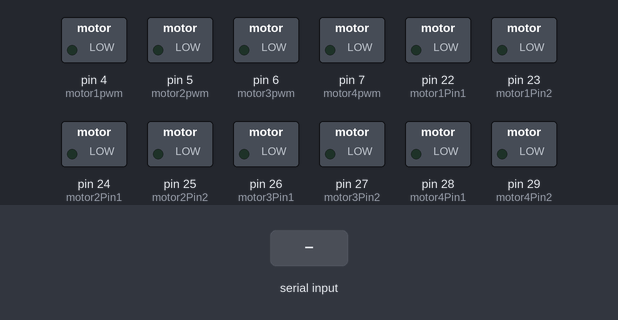
Bench run of a sketch on a simulated Arduino Mega 2560, built with avr-gcc and run on an emulated ATmega2560. Parts: switched loads named in the sketch (green lamp = pin HIGH). The test bench sets the inputs (shaded band).

Above: at 1.2 s.
1.3 s: "90,45\n" received over Serial
At 1.6 s:
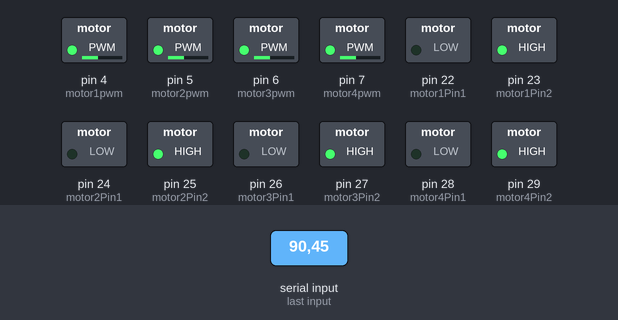
Timing chart, 0 to 4.3 s (numbered marks = the images above; inputs shaded):
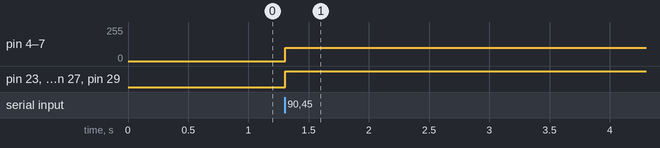

The sketch:

ujicobaobejctfollowing.ino
```cpp
#include <Arduino.h>

// Definisi pin motor
const int motor1Pin1 = 22;  // Pin motor 1
const int motor1Pin2 = 23;
const int motor1pwm = 4;

const int motor2Pin1 = 24;  // Pin motor 2
const int motor2Pin2 = 25;
const int motor2pwm = 5;

const int motor3Pin1 = 26;  // Pin motor 3
const int motor3Pin2 = 27;
const int motor3pwm = 6;

const int motor4Pin1 = 28;  // Pin motor 4
const int motor4Pin2 = 29;
const int motor4pwm = 7;

void setup() {
  // put your setup code here, to run once:
  pinMode(motor1Pin1, OUTPUT);
  pinMode(motor1Pin2, OUTPUT);
  pinMode(motor2Pin1, OUTPUT);
  pinMode(motor2Pin2, OUTPUT);
  pinMode(motor3Pin1, OUTPUT);
  pinMode(motor3Pin2, OUTPUT);
  pinMode(motor4Pin1, OUTPUT);
  pinMode(motor4Pin2, OUTPUT);

  pinMode(motor1pwm, OUTPUT);
  pinMode(motor2pwm, OUTPUT);
  pinMode(motor3pwm, OUTPUT);
  pinMode(motor4pwm, OUTPUT);
  Serial.begin(9600);
}

void loop() {
  if (Serial.available() > 0) {
    String data = Serial.readStringUntil('\n');
    int commaIndex = data.indexOf(',');
    if (commaIndex != -1) {  // Pastikan ada koma dalam data yang diterima
      float x_center = data.substring(0, commaIndex).toFloat();
      float y_center = data.substring(commaIndex + 1).toFloat();

      if (x_center <= 100  && y_center < 370) {
        moveRobot(0, 0, 30);  // Gerak maju jika objek berada di sebelah kiri
      } else if (x_center >= 500 && y_center < 370) {
        moveRobot(0, 0, -30);  // Gerak mundur jika objek berada di sebelah kanan
      } else if (x_center > 100 && x_center <= 320 && y_center < 370) {
        moveRobot(-30, 30, 0);  // Putar ke kiri jika objek berada di depan dan ke kiri
      } else if (x_center > 320 && x_center < 500 && y_center < 370) {
        moveRobot(30, 30, 0);  // Putar ke kanan jika objek berada di depan dan ke kanan
      } else if (y_center > 370 && y_center <= 480 && x_center >= 300 && x_center <= 320) {
        moveRobot(0, 0, 0);  // Berhenti jika objek berada di atas dan di tengah
      }
    }
  }
}


void moveRobot(float V_x, float V_y, float omega) {

  float V1 = -0.707 * V_x + 0.707 * V_y + omega;
  float V2 = -0.707 * V_x - 0.707 * V_y + omega;
  float V3 = 0.707 * V_x - 0.707 * V_y + omega;
  float V4 = 0.707 * V_x + 0.707 * V_y + omega;

  controlMotor(motor1Pin1, motor1Pin2, motor1pwm, V1);
  controlMotor(motor2Pin1, motor2Pin2, motor2pwm, V2);
  controlMotor(motor3Pin1, motor3Pin2, motor3pwm, V3);
  controlMotor(motor4Pin1, motor4Pin2, motor4pwm, V4);
}

void controlMotor(int pinA, int pinB, int pinPWM, float speed) {
  int pwmValue = int(abs(speed)); // Ambil nilai absolut dari kecepatan
  pwmValue = max(100, min(pwmValue, 0)); // Batasi nilai PWM antara 0 dan 255
  analogWrite(pinPWM, pwmValue); // Atur PWM untuk kontrol kecepatan

  if (speed > 0) {
    digitalWrite(pinA, LOW); // Putar motor ke depan
    digitalWrite(pinB, HIGH);
  } else if (speed < 0) {
    digitalWrite(pinA, HIGH); // Putar motor ke belakang
    digitalWrite(pinB, LOW);
  } else {
    digitalWrite(pinA, LOW); // Berhenti
    digitalWrite(pinB, LOW);
  }
}
```

Measured:
- after the input at 1.3 s, pin 4 (motor1pwm), pin 5 (motor2pwm), pin 6 (motor3pwm), pin 7 (motor4pwm): 0/255 → 100/255 at once; pin 23 (motor1Pin2), pin 25 (motor2Pin2), pin 27 (motor3Pin2), pin 29 (motor4Pin2): LOW → HIGH at once
